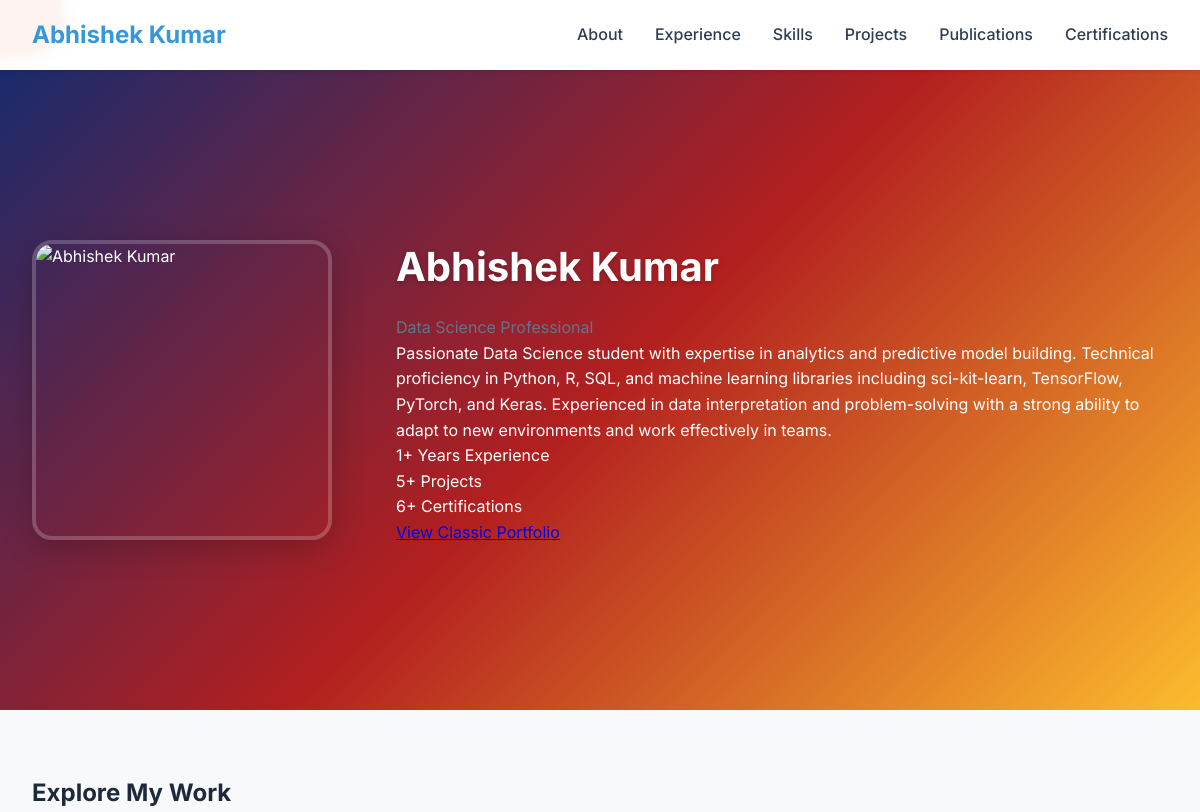
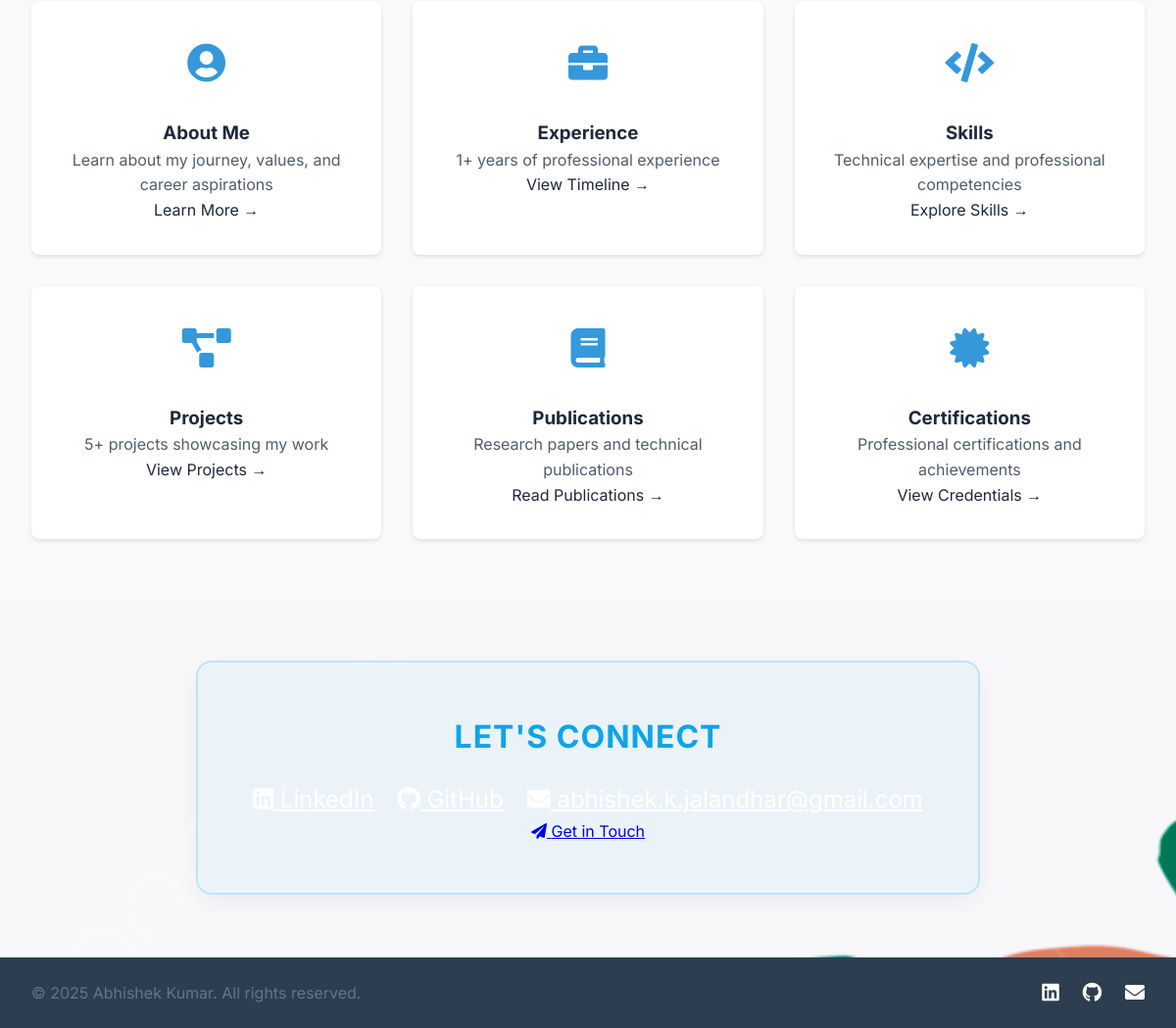
The page / on the database its author committed (2 pictures, top to bottom).
### portfolio_app/models.py (models this page shows, shortened)
class Profile(models.Model):
    full_name = models.CharField(max_length=200)
    title = models.CharField(max_length=200, blank=True)
    phone = models.CharField(max_length=50, blank=True)
    email = models.EmailField(blank=True)
    summary = models.TextField(blank=True)
    photo = models.URLField(blank=True)
    github = models.URLField(blank=True)
    linkedin = models.URLField(blank=True)

### portfolio_app/views.py (the view)
# urls.py: path('', views.home, name='home'),
def home(request):
    profile = Profile.objects.first()
    if not profile:
        return render(request, 'portfolio_app/home.html', {'no_data': True})
    return render(request, 'portfolio_app/home.html', {'profile': profile})

### portfolio_app/templates/portfolio_app/home.html (shortened to what this page needs)
{% extends "portfolio_app/base.html" %}
{% block extra_css %}
{% load static %}
<link rel="stylesheet" href="{% static 'portfolio_app/css/home.css' %}">
{% endblock %}
{% block content %}
<section class="home-hero">
    <div class="hero-content">
        <div class="hero-main">
            <div class="profile-photo">
                <img src="{% static 'portfolio_app/images/profile.jpg' %}" alt="{{ profile.full_name }}">
            </div>
            <div class="hero-text">
                <h1>{{ profile.full_name }}</h1>
                <p class="title">{{ profile.title }}</p>
                <p class="summary">{{ profile.summary }}</p>
                <div class="quick-stats">
                    <div class="stat">
                        <span class="stat-number">{{ profile.experiences.count }}+</span>
                        <span class="stat-label">Years Experience</span>
                    </div>
                    <div class="stat">
                        <span class="stat-number">{{ profile.projects.count }}+</span>
                        <span class="stat-label">Projects</span>
                    </div>
                    <div class="stat">
                        <span class="stat-number">{{ profile.certifications.count }}+</span>
                        <span class="stat-label">Certifications</span>
                    </div>
                </div>
                <div class="hero-actions">
                    <a href="{% url 'portfolio_app:index' %}" class="btn btn-primary">View Classic Portfolio</a>
                </div>
            </div>
        </div>
    </div>
</section>
<section class="portfolio-sections">
    <h2>Explore My Work</h2>
    <div class="sections-grid">
        <a href="{% url 'portfolio_app:about' %}" class="section-card">
            <div class="card-header">
                <div class="card-icon"><i class="fas fa-user-circle"></i></div>
                <h3>About Me</h3>
            </div>
            <p>Learn about my journey, values, and career aspirations</p>
            <span class="card-link">Learn More →</span>
        </a>
        <a href="{% url 'portfolio_app:experience' %}" class="section-card">
            <div class="card-header">
                <div class="card-icon"><i class="fas fa-briefcase"></i></div>
                <h3>Experience</h3>
            </div>
            <p>{{ profile.experiences.count }}+ years of professional experience</p>
            <span class="card-link">View Timeline →</span>
        </a>
        <a href="{% url 'portfolio_app:skills' %}" class="section-card">
            <div class="card-header">
                <div class="card-icon"><i class="fas fa-code"></i></div>
                <h3>Skills</h3>
            </div>
            <p>Technical expertise and professional competencies</p>
            <span class="card-link">Explore Skills →</span>
        </a>
        <a href="{% url 'portfolio_app:projects' %}" class="section-card">
            <div class="card-header">
                <div class="card-icon"><i class="fas fa-project-diagram"></i></div>
                <h3>Projects</h3>
            </div>
            <p>{{ profile.projects.count }}+ projects showcasing my work</p>
            <span class="card-link">View Projects →</span>
        </a>
        <a href="{% url 'portfolio_app:publications' %}" class="section-card">
            <div class="card-header">
                <div class="card-icon"><i class="fas fa-book"></i></div>
                <h3>Publications</h3>
            </div>
            <p>Research papers and technical publications</p>
            <span class="card-link">Read Publications →</span>
        </a>
        <a href="{% url 'portfolio_app:certifications' %}" class="section-card">
            <div class="card-header">
                <div class="card-icon"><i class="fas fa-certificate"></i></div>
                <h3>Certifications</h3>
            </div>
            <p>Professional certifications and achievements</p>
            <span class="card-link">View Credentials →</span>
        </a>
    </div>
</section>
<section class="contact-section">
    <div class="contact-content">
        <h2>Let's Connect</h2>
        <div class="contact-grid">
            <div class="contact-info">
                <div class="social-links">
                    {% if profile.linkedin %}
                    <a href="{{ profile.linkedin }}" target="_blank" class="social-link linkedin">
                        <i class="fab fa-linkedin"></i>
                        <span>LinkedIn</span>
                    </a>
                    {% endif %}
                    {% if profile.github %}
                    <a href="{{ profile.github }}" target="_blank" class="social-link github">
                        <i class="fab fa-github"></i>
                        <span>GitHub</span>
                    </a>
                    {% endif %}
                    {% if profile.email %}
                    <a href="mailto:{{ profile.email }}" class="social-link email">
                        <i class="fas fa-envelope"></i>
                        <span>{{ profile.email }}</span>
                    </a>
                    {% endif %}
                </div>
            </div>
            <div class="contact-cta">
                {% if profile.email %}
                <a href="mailto:{{ profile.email }}" class="btn btn-large">
                    <i class="fas fa-paper-plane"></i>
                    Get in Touch
                </a>
                {% endif %}
            </div>
        </div>
    </div>
</section>
{% endblock %}

### portfolio_app/templates/portfolio_app/base.html (shortened to what this page needs)
<!DOCTYPE html>
<html lang="en">
<head>
    <link rel="stylesheet" href="https://cdnjs.cloudflare.com/ajax/libs/font-awesome/5.15.4/css/all.min.css">
    {% load static %}
    <link rel="stylesheet" href="{% static 'portfolio_app/css/base.css' %}">
    <link rel="stylesheet" href="{% static 'portfolio_app/css/style.css' %}">
    {% block extra_css %}{% endblock %}
</head>
<body>
    <header class="site-header">
        <nav class="main-nav">
            <div class="nav-brand">
                <a href="{% url 'portfolio_app:home' %}">{{ profile.full_name }}</a>
            </div>
            <ul class="nav-links" id="navLinks">
                <li><a href="{% url 'portfolio_app:about' %}" class="nav-link">About</a></li>
                <li><a href="{% url 'portfolio_app:experience' %}" class="nav-link">Experience</a></li>
                <li><a href="{% url 'portfolio_app:skills' %}" class="nav-link">Skills</a></li>
                <li><a href="{% url 'portfolio_app:projects' %}" class="nav-link">Projects</a></li>
                <li><a href="{% url 'portfolio_app:publications' %}" class="nav-link">Publications</a></li>
                <li><a href="{% url 'portfolio_app:certifications' %}" class="nav-link">Certifications</a></li>
            </ul>
        </nav>
    </header>
    <main class="main-content">
        {% block content %}
        {% endblock %}
    </main>
    <footer class="site-footer">
        <div class="footer-content">
            <div class="footer-info">
                <p>&copy; {% now "Y" %} {{ profile.full_name }}. All rights reserved.</p>
            </div>
            <div class="footer-social">
                {% if profile.linkedin %}
                <a href="{{ profile.linkedin }}" target="_blank" class="social-link">
                    <i class="fab fa-linkedin"></i>
                </a>
                {% endif %}
                {% if profile.github %}
                <a href="{{ profile.github }}" target="_blank" class="social-link">
                    <i class="fab fa-github"></i>
                </a>
                {% endif %}
                {% if profile.email %}
                <a href="mailto:{{ profile.email }}" class="social-link">
                    <i class="fas fa-envelope"></i>
                </a>
                {% endif %}
            </div>
        </div>
    </footer>
</body>
</html>

### portfolio_app/static/portfolio_app/css/base.css (style rules this page uses)
:root { --primary-color: #3498db; --secondary-color: #2c3e50; --accent-color: #e74c3c; --text-color: #2c3e50; --text-light: #505d6b; --background-color: #f8f9fa; --white: #ffffff; --shadow: 0 2px 4px rgba(0, 0, 0, 0.1); }
* { margin: 0; padding: 0; box-sizing: border-box; }
body { font-family: 'Inter', sans-serif; line-height: 1.6; color: var(--text-color); background: var(--background-color); }
.site-header { background: var(--white); box-shadow: var(--shadow); position: sticky; top: 0; z-index: 1000; }
.main-nav { max-width: 1200px; margin: 0 auto; padding: 1rem 2rem; display: flex; justify-content: space-between; align-items: center; }
.nav-brand { font-size: 1.5rem; font-weight: 700; }
.nav-brand a { color: var(--primary-color); text-decoration: none; }
.nav-links { display: flex; gap: 2rem; list-style: none; }
.nav-link { color: var(--text-color); text-decoration: none; font-weight: 500; padding: 0.5rem 0; position: relative; transition: color 0.3s ease; }
.nav-link::after { content: ''; position: absolute; width: 0; height: 2px; bottom: 0; left: 0; background-color: var(--primary-color); transition: width 0.3s ease; }
.main-content { min-height: calc(100vh - 140px); }
.site-footer { background: var(--secondary-color); color: var(--white); padding: 2rem 0; margin-top: 4rem; }
.footer-content { max-width: 1200px; margin: 0 auto; padding: 0 2rem; display: flex; justify-content: space-between; align-items: center; }
.footer-social { display: flex; gap: 1.5rem; }
.footer-social .social-link { color: var(--white); font-size: 1.25rem; transition: transform 0.2s; }

### portfolio_app/static/portfolio_app/css/style.css (style rules this page uses)
:root { --bg: #ffffff; --card: #f8fafc; --muted: #64748b; --accent: #0ea5e9; --text: #1e293b; }
* { box-sizing: border-box; }
body { font-family: 'Inter', 'Segoe UI', 'Roboto', 'Helvetica', 'Arial', sans-serif; margin: 0; background: url('/static/portfolio_app/images/background.png') no-repeat center center fixed; background-size: cover; color: var(--text); -webkit-font-smoothing: antialiased; line-height: 1.6; }
.site-header { backdrop-filter: blur(6px); background: rgba(255, 255, 255, 0.9); position: sticky; top: 0; z-index: 10; box-shadow: 0 1px 3px rgba(0, 0, 0, 0.1); }
.title { margin: 0; color: var(--muted); font-size: 1rem; }
.site-footer { padding:20px 0;color:var(--muted);text-align:center }
html { scroll-behavior:smooth }
.contact-section { background: rgba(14, 165, 233, 0.05); border: 2px solid rgba(14, 165, 233, 0.2); border-radius: 16px; padding: 50px 30px; margin: 60px auto; max-width: 800px; text-align: center; box-shadow: 0 8px 24px rgba(0, 0, 0, 0.05); transition: all 0.3s ease; }
.contact-section h2 { font-size: 2rem; color: var(--accent); margin-bottom: 20px; text-transform: uppercase; letter-spacing: 1px; }

### portfolio_app/static/portfolio_app/css/home.css (style rules this page uses)
.home-hero { background: linear-gradient(135deg, #1a2a6c, #b21f1f, #fdbb2d); color: white; padding: 6rem 2rem; min-height: 80vh; display: flex; align-items: center; }
.hero-content { max-width: 1200px; margin: 0 auto; width: 100%; }
.hero-main { display: flex; gap: 4rem; align-items: center; }
.profile-photo { flex-shrink: 0; width: 300px; height: 300px; border-radius: 20px; overflow: hidden; box-shadow: 0 8px 32px rgba(0, 0, 0, 0.2); border: 4px solid rgba(255, 255, 255, 0.2); transition: transform 0.3s ease; }
.profile-photo img { width: 100%; height: 100%; object-fit: cover; }
.hero-content h1 { font-size: 2.5rem; margin-bottom: 1rem; text-shadow: 0 2px 4px rgba(0, 0, 0, 0.2); }
.social-links { display: flex; justify-content: center; gap: 1.5rem; }
.social-link { color: white; font-size: 1.5rem; transition: transform 0.2s; }
.portfolio-sections { padding: 4rem 2rem; background: #f8f9fa; }
.sections-grid { display: grid; grid-template-columns: repeat(auto-fit, minmax(300px, 1fr)); gap: 2rem; max-width: 1200px; margin: 0 auto; }
.section-card { background: white; border-radius: 8px; padding: 2rem; text-align: center; text-decoration: none; color: inherit; box-shadow: 0 2px 4px rgba(0, 0, 0, 0.1); transition: all 0.3s ease; }
.card-icon { font-size: 2.5rem; margin-bottom: 1.5rem; color: #3498db; }
.section-card p { color: #505d6b; line-height: 1.6; }

### rows shown on the page
Profile: full_name "Abhishek Kumar", title "Data Science Professional", summary "Passionate Data Science student with expertise in analytics and predictive model building. Technical proficiency in Python, R, SQL, and machine learning libraries including sci-kit-learn, TensorFlow, PyTorch, and Keras. Experienced in data interpretation and problem-solving with a strong ability to adapt to new environments and work effectively in teams.", experiences.count "1", projects.count "5", certifications.count "6"
